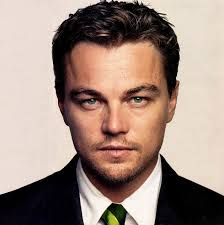
#> input picture FaceRecog/IMAGES/34234.jpg, 224 x 225 px, given in place of the camera
$ python main.py
#> lines starting #> are read from the running program, lines starting #| are printed output that depends on the picture
import cv2,os

faceClassifier= cv2.CascadeClassifier('Face.xml') #loads dataset

def face_extractor(img):

    grayimg= cv2.cvtColor(img, cv2.COLOR_BGR2GRAY)
    faces = faceClassifier.detectMultiScale(grayimg, 1.3, 5)

    if faces is ():
        return None

    for (x,y,w,h) in faces:
        croppedFace = img[y:y+h, x:x+w]
    return croppedFace

cap=cv2.VideoCapture(0)
count=0
name=input('enter name:')
#> the answer given: IMAGES/34234.jpg
while True:
    success,img=cap.read()
#> img is the input picture: shape (225, 224, 3); mean B, G, R 128.1, 138.8, 159.7
    if face_extractor(img) is not None:
#> in face_extractor, `grayimg= cv2.cvtColor(img, cv2.COLOR_BGR2GRAY)`:
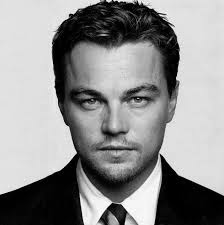
#> grayimg: shape (225, 224); min 0, max 254, mean 143.9
#> in face_extractor, `faces = faceClassifier.detectMultiScale(grayimg, 1.3, 5)`: faces = [[51, 50, 126, 126]]
#> the loop in face_extractor, `for (x,y,w,h) in faces:` made 1 pass
#> pass 1, in face_extractor, `croppedFace = img[y:y+h, x:x+w]`:
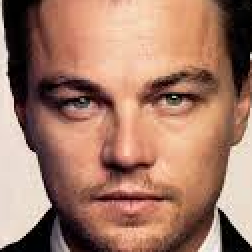
#> croppedFace: shape (126, 126, 3) (shown 2 times larger); mean B, G, R 103.2, 121.8, 163.9
        count+=1
#> count = 1
        face = cv2.resize(face_extractor(img), (200,200))
#> the loop in face_extractor (call 2), `for (x,y,w,h) in faces:` made 1 pass
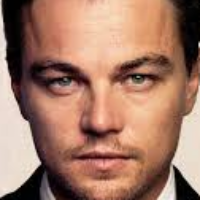
#> face: shape (200, 200, 3); mean B, G, R 103, 121.7, 163.7
        face=cv2.cvtColor(face,cv2.COLOR_BGR2GRAY)
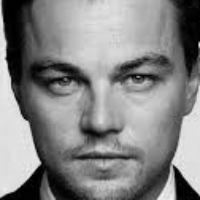
#> face: shape (200, 200); min 0, max 243, mean 132.1

        filepath='F:/FaceRecog/dataset/'+name+'.'+str(count)+'.jpg'
        cv2.imwrite(filepath,face)
        cv2.imshow('Person',face)
    else:
        print("Face not found")
        pass

    key=cv2.waitKey(1)
#> (key Esc is pressed here)
    if(key==81 or key==113): #until Q key is pressed it runs
        break

cap.release()
cv2.destroyAllWindows()
print("Samples collected")

$ run again, on FaceRecog/IMAGES/45345.jpg
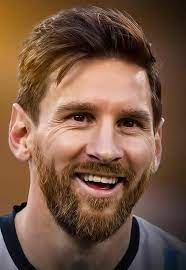
#> input picture FaceRecog/IMAGES/45345.jpg, 186 x 270 px, given in place of the camera
#> img is the input picture: shape (270, 186, 3); mean B, G, R 67.9, 86.8, 119.3
#> faces = [[33, 65, 143, 143]]
#> the loop in face_extractor, `for (x,y,w,h) in faces:` made 1 pass
#> pass 1, in face_extractor, `croppedFace = img[y:y+h, x:x+w]`:
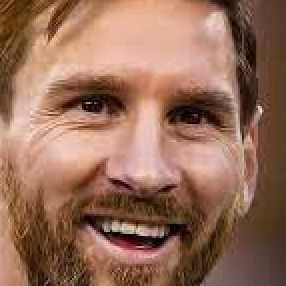
#> croppedFace: shape (143, 143, 3) (shown 2 times larger); mean B, G, R 88.8, 109.1, 149.9
#> count = 1
#> the loop in face_extractor (call 2), `for (x,y,w,h) in faces:` made 1 pass
#> `face=cv2.cvtColor(face,cv2.COLOR_BGR2GRAY)`:
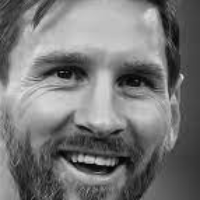
#> face: shape (200, 200); min 3, max 231, mean 118.9

$ run again, on FaceRecog/IMAGES/76554.jpg
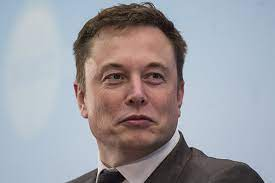
#> input picture FaceRecog/IMAGES/76554.jpg, 275 x 183 px, given in place of the camera
#> img is the input picture: shape (183, 275, 3); mean B, G, R 161.7, 155.8, 157
#> faces = [[75, 29, 119, 119]]
#> the loop in face_extractor, `for (x,y,w,h) in faces:` made 1 pass
#> pass 1, in face_extractor, `croppedFace = img[y:y+h, x:x+w]`:
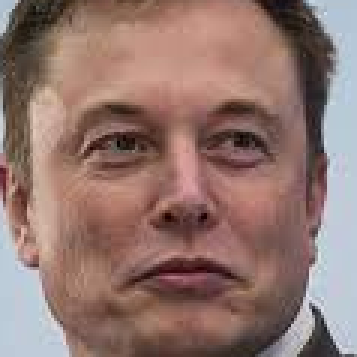
#> croppedFace: shape (119, 119, 3) (shown 3 times larger); mean B, G, R 110.8, 117.5, 145.8
#> count = 1
#> the loop in face_extractor (call 2), `for (x,y,w,h) in faces:` made 1 pass
#> `face=cv2.cvtColor(face,cv2.COLOR_BGR2GRAY)`:
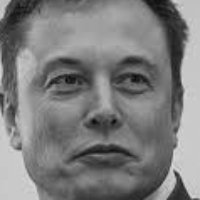
#> face: shape (200, 200); min 7, max 222, mean 125.1
